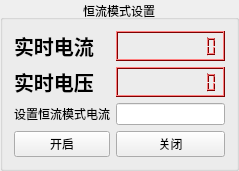
     <widget class="QGroupBox" name="groupBox_2">
      <property name="sizePolicy">
       <sizepolicy hsizetype="Expanding" vsizetype="Expanding">
        <horstretch>0</horstretch>
        <verstretch>0</verstretch>
       </sizepolicy>
      </property>
      <property name="title">
       <string>恒流模式设置</string>
      </property>
      <property name="alignment">
       <set>Qt::AlignCenter</set>
      </property>
      <layout class="QGridLayout" name="gridLayout_2">
       <item row="0" column="0">
        <widget class="QLabel" name="label_4">
         <property name="font">
          <font>
           <pointsize>15</pointsize>
           <weight>75</weight>
           <bold>true</bold>
          </font>
         </property>
         <property name="text">
          <string>实时电流</string>
         </property>
        </widget>
       </item>
       <item row="0" column="1">
        <widget class="QLCDNumber" name="lcdNumber_2">
         <property name="palette">
          <palette>
           <active>
            <colorrole role="WindowText">
             <brush brushstyle="SolidPattern">
              <color alpha="255">
               <red>0</red>
               <green>0</green>
               <blue>0</blue>
              </color>
             </brush>
            </colorrole>
            <colorrole role="Button">
             <brush brushstyle="SolidPattern">
              <color alpha="255">
               <red>255</red>
               <green>0</green>
               <blue>0</blue>
              </color>
             </brush>
            </colorrole>
            <colorrole role="Light">
             <brush brushstyle="SolidPattern">
              <color alpha="255">
               <red>255</red>
               <green>127</green>
               <blue>127</blue>
              </color>
             </brush>
            </colorrole>
            <colorrole role="Midlight">
             <brush brushstyle="SolidPattern">
              <color alpha="255">
               <red>255</red>
               <green>63</green>
               <blue>63</blue>
              </color>
             </brush>
            </colorrole>
            <colorrole role="Dark">
             <brush brushstyle="SolidPattern">
              <color alpha="255">
               <red>127</red>
               <green>0</green>
               <blue>0</blue>
              </color>
             </brush>
            </colorrole>
            <colorrole role="Mid">
             <brush brushstyle="SolidPattern">
              <color alpha="255">
               <red>170</red>
               <green>0</green>
               <blue>0</blue>
              </color>
             </brush>
            </colorrole>
            <colorrole role="Text">
             <brush brushstyle="SolidPattern">
              <color alpha="255">
               <red>0</red>
               <green>0</green>
               <blue>0</blue>
              </color>
             </brush>
            </colorrole>
            <colorrole role="BrightText">
             <brush brushstyle="SolidPattern">
              <color alpha="255">
               <red>255</red>
               <green>255</green>
               <blue>255</blue>
              </color>
             </brush>
            </colorrole>
            <colorrole role="ButtonText">
             <brush brushstyle="SolidPattern">
              <color alpha="255">
               <red>0</red>
               <green>0</green>
               <blue>0</blue>
              </color>
             </brush>
            </colorrole>
            <colorrole role="Base">
             <brush brushstyle="SolidPattern">
              <color alpha="255">
               <red>255</red>
               <green>255</green>
               <blue>255</blue>
              </color>
             </brush>
            </colorrole>
            <colorrole role="Window">
             <brush brushstyle="SolidPattern">
              <color alpha="255">
               <red>255</red>
               <green>0</green>
               <blue>0</blue>
              </color>
             </brush>
            </colorrole>
            <colorrole role="Shadow">
             <brush brushstyle="SolidPattern">
              <color alpha="255">
               <red>0</red>
               <green>0</green>
               <blue>0</blue>
              </color>
             </brush>
            </colorrole>
            <colorrole role="AlternateBase">
             <brush brushstyle="SolidPattern">
              <color alpha="255">
               <red>255</red>
               <green>127</green>
               <blue>127</blue>
              </color>
             </brush>
            </colorrole>
            <colorrole role="ToolTipBase">
             <brush brushstyle="SolidPattern">
              <color alpha="255">
               <red>255</red>
               <green>255</green>
               <blue>220</blue>
              </color>
             </brush>
            </colorrole>
            <colorrole role="ToolTipText">
             <brush brushstyle="SolidPattern">
              <color alpha="255">
               <red>0</red>
               <green>0</green>
               <blue>0</blue>
              </color>
             </brush>
            </colorrole>
           </active>
           <inactive>
            <colorrole role="WindowText">
             <brush brushstyle="SolidPattern">
              <color alpha="255">
               <red>0</red>
               <green>0</green>
               <blue>0</blue>
              </color>
             </brush>
            </colorrole>
            <colorrole role="Button">
             <brush brushstyle="SolidPattern">
              <color alpha="255">
               <red>255</red>
               <green>0</green>
               <blue>0</blue>
              </color>
             </brush>
            </colorrole>
            <colorrole role="Light">
             <brush brushstyle="SolidPattern">
              <color alpha="255">
               <red>255</red>
               <green>127</green>
               <blue>127</blue>
              </color>
             </brush>
            </colorrole>
            <colorrole role="Midlight">
             <brush brushstyle="SolidPattern">
              <color alpha="255">
               <red>255</red>
               <green>63</green>
               <blue>63</blue>
              </color>
             </brush>
            </colorrole>
            <colorrole role="Dark">
             <brush brushstyle="SolidPattern">
              <color alpha="255">
               <red>127</red>
               <green>0</green>
               <blue>0</blue>
              </color>
             </brush>
            </colorrole>
            <colorrole role="Mid">
             <brush brushstyle="SolidPattern">
              <color alpha="255">
               <red>170</red>
               <green>0</green>
               <blue>0</blue>
              </color>
             </brush>
            </colorrole>
            <colorrole role="Text">
             <brush brushstyle="SolidPattern">
              <color alpha="255">
               <red>0</red>
               <green>0</green>
               <blue>0</blue>
              </color>
             </brush>
            </colorrole>
            <colorrole role="BrightText">
             <brush brushstyle="SolidPattern">
              <color alpha="255">
               <red>255</red>
               <green>255</green>
               <blue>255</blue>
              </color>
             </brush>
            </colorrole>
            <colorrole role="ButtonText">
             <brush brushstyle="SolidPattern">
              <color alpha="255">
               <red>0</red>
               <green>0</green>
               <blue>0</blue>
              </color>
             </brush>
            </colorrole>
            <colorrole role="Base">
             <brush brushstyle="SolidPattern">
              <color alpha="255">
               <red>255</red>
               <green>255</green>
               <blue>255</blue>
              </color>
             </brush>
            </colorrole>
            <colorrole role="Window">
             <brush brushstyle="SolidPattern">
              <color alpha="255">
               <red>255</red>
               <green>0</green>
               <blue>0</blue>
              </color>
             </brush>
            </colorrole>
            <colorrole role="Shadow">
             <brush brushstyle="SolidPattern">
              <color alpha="255">
               <red>0</red>
               <green>0</green>
               <blue>0</blue>
              </color>
             </brush>
            </colorrole>
            <colorrole role="AlternateBase">
             <brush brushstyle="SolidPattern">
              <color alpha="255">
               <red>255</red>
               <green>127</green>
               <blue>127</blue>
              </color>
             </brush>
            </colorrole>
            <colorrole role="ToolTipBase">
             <brush brushstyle="SolidPattern">
              <color alpha="255">
               <red>255</red>
               <green>255</green>
               <blue>220</blue>
              </color>
             </brush>
            </colorrole>
            <colorrole role="ToolTipText">
             <brush brushstyle="SolidPattern">
              <color alpha="255">
               <red>0</red>
               <green>0</green>
               <blue>0</blue>
              </color>
             </brush>
            </colorrole>
           </inactive>
           <disabled>
            <colorrole role="WindowText">
             <brush brushstyle="SolidPattern">
              <color alpha="255">
               <red>127</red>
               <green>0</green>
               <blue>0</blue>
              </color>
             </brush>
            </colorrole>
            <colorrole role="Button">
             <brush brushstyle="SolidPattern">
              <color alpha="255">
               <red>255</red>
               <green>0</green>
               <blue>0</blue>
              </color>
             </brush>
            </colorrole>
            <colorrole role="Light">
             <brush brushstyle="SolidPattern">
              <color alpha="255">
               <red>255</red>
               <green>127</green>
               <blue>127</blue>
              </color>
             </brush>
            </colorrole>
            <colorrole role="Midlight">
             <brush brushstyle="SolidPattern">
              <color alpha="255">
               <red>255</red>
               <green>63</green>
               <blue>63</blue>
              </color>
             </brush>
            </colorrole>
            <colorrole role="Dark">
             <brush brushstyle="SolidPattern">
              <color alpha="255">
               <red>127</red>
               <green>0</green>
               <blue>0</blue>
              </color>
             </brush>
            </colorrole>
            <colorrole role="Mid">
             <brush brushstyle="SolidPattern">
              <color alpha="255">
               <red>170</red>
               <green>0</green>
               <blue>0</blue>
              </color>
             </brush>
            </colorrole>
            <colorrole role="Text">
             <brush brushstyle="SolidPattern">
              <color alpha="255">
               <red>127</red>
               <green>0</green>
               <blue>0</blue>
              </color>
             </brush>
            </colorrole>
            <colorrole role="BrightText">
             <brush brushstyle="SolidPattern">
              <color alpha="255">
               <red>255</red>
               <green>255</green>
               <blue>255</blue>
              </color>
             </brush>
            </colorrole>
            <colorrole role="ButtonText">
             <brush brushstyle="SolidPattern">
              <color alpha="255">
               <red>127</red>
               <green>0</green>
               <blue>0</blue>
              </color>
             </brush>
            </colorrole>
            <colorrole role="Base">
             <brush brushstyle="SolidPattern">
              <color alpha="255">
               <red>255</red>
               <green>0</green>
               <blue>0</blue>
              </color>
             </brush>
            </colorrole>
            <colorrole role="Window">
             <brush brushstyle="SolidPattern">
              <color alpha="255">
               <red>255</red>
               <green>0</green>
               <blue>0</blue>
              </color>
             </brush>
            </colorrole>
            <colorrole role="Shadow">
             <brush brushstyle="SolidPattern">
              <color alpha="255">
               <red>0</red>
               <green>0</green>
               <blue>0</blue>
              </color>
             </brush>
            </colorrole>
            <colorrole role="AlternateBase">
             <brush brushstyle="SolidPattern">
              <color alpha="255">
               <red>255</red>
               <green>0</green>
               <blue>0</blue>
              </color>
             </brush>
            </colorrole>
            <colorrole role="ToolTipBase">
             <brush brushstyle="SolidPattern">
              <color alpha="255">
               <red>255</red>
               <green>255</green>
               <blue>220</blue>
              </color>
             </brush>
            </colorrole>
            <colorrole role="ToolTipText">
             <brush brushstyle="SolidPattern">
              <color alpha="255">
               <red>0</red>
               <green>0</green>
               <blue>0</blue>
              </color>
             </brush>
            </colorrole>
           </disabled>
          </palette>
         </property>
         <property name="smallDecimalPoint">
          <bool>false</bool>
         </property>
         <property name="digitCount">
          <number>10</number>
         </property>
        </widget>
       </item>
       <item row="1" column="0">
        <widget class="QLabel" name="label_5">
         <property name="font">
          <font>
           <pointsize>15</pointsize>
           <weight>75</weight>
           <bold>true</bold>
          </font>
         </property>
         <property name="text">
          <string>实时电压</string>
         </property>
        </widget>
       </item>
       <item row="1" column="1">
        <widget class="QLCDNumber" name="lcdNumber_3">
         <property name="palette">
          <palette>
           <active>
            <colorrole role="WindowText">
             <brush brushstyle="SolidPattern">
              <color alpha="255">
               <red>0</red>
               <green>0</green>
               <blue>0</blue>
              </color>
             </brush>
            </colorrole>
            <colorrole role="Button">
             <brush brushstyle="SolidPattern">
              <color alpha="255">
               <red>255</red>
               <green>0</green>
               <blue>0</blue>
              </color>
             </brush>
            </colorrole>
            <colorrole role="Light">
             <brush brushstyle="SolidPattern">
              <color alpha="255">
               <red>255</red>
               <green>127</green>
               <blue>127</blue>
              </color>
             </brush>
            </colorrole>
            <colorrole role="Midlight">
             <brush brushstyle="SolidPattern">
              <color alpha="255">
               <red>255</red>
               <green>63</green>
               <blue>63</blue>
              </color>
             </brush>
            </colorrole>
            <colorrole role="Dark">
             <brush brushstyle="SolidPattern">
              <color alpha="255">
               <red>127</red>
               <green>0</green>
               <blue>0</blue>
              </color>
             </brush>
            </colorrole>
            <colorrole role="Mid">
             <brush brushstyle="SolidPattern">
              <color alpha="255">
               <red>170</red>
               <green>0</green>
               <blue>0</blue>
              </color>
             </brush>
            </colorrole>
            <colorrole role="Text">
             <brush brushstyle="SolidPattern">
              <color alpha="255">
               <red>0</red>
               <green>0</green>
               <blue>0</blue>
              </color>
             </brush>
            </colorrole>
            <colorrole role="BrightText">
             <brush brushstyle="SolidPattern">
              <color alpha="255">
               <red>255</red>
               <green>255</green>
               <blue>255</blue>
              </color>
             </brush>
            </colorrole>
            <colorrole role="ButtonText">
             <brush brushstyle="SolidPattern">
              <color alpha="255">
               <red>0</red>
               <green>0</green>
               <blue>0</blue>
              </color>
             </brush>
            </colorrole>
            <colorrole role="Base">
             <brush brushstyle="SolidPattern">
              <color alpha="255">
               <red>255</red>
               <green>255</green>
               <blue>255</blue>
              </color>
             </brush>
            </colorrole>
            <colorrole role="Window">
             <brush brushstyle="SolidPattern">
              <color alpha="255">
               <red>255</red>
               <green>0</green>
               <blue>0</blue>
              </color>
             </brush>
            </colorrole>
            <colorrole role="Shadow">
             <brush brushstyle="SolidPattern">
              <color alpha="255">
               <red>0</red>
               <green>0</green>
               <blue>0</blue>
              </color>
             </brush>
            </colorrole>
            <colorrole role="AlternateBase">
             <brush brushstyle="SolidPattern">
              <color alpha="255">
               <red>255</red>
               <green>127</green>
               <blue>127</blue>
              </color>
             </brush>
            </colorrole>
            <colorrole role="ToolTipBase">
             <brush brushstyle="SolidPattern">
              <color alpha="255">
               <red>255</red>
               <green>255</green>
               <blue>220</blue>
              </color>
             </brush>
            </colorrole>
            <colorrole role="ToolTipText">
             <brush brushstyle="SolidPattern">
              <color alpha="255">
               <red>0</red>
               <green>0</green>
               <blue>0</blue>
              </color>
             </brush>
            </colorrole>
           </active>
           <inactive>
            <colorrole role="WindowText">
             <brush brushstyle="SolidPattern">
              <color alpha="255">
               <red>0</red>
               <green>0</green>
               <blue>0</blue>
              </color>
             </brush>
            </colorrole>
            <colorrole role="Button">
             <brush brushstyle="SolidPattern">
              <color alpha="255">
               <red>255</red>
               <green>0</green>
               <blue>0</blue>
              </color>
             </brush>
            </colorrole>
            <colorrole role="Light">
             <brush brushstyle="SolidPattern">
              <color alpha="255">
               <red>255</red>
               <green>127</green>
               <blue>127</blue>
              </color>
             </brush>
            </colorrole>
            <colorrole role="Midlight">
             <brush brushstyle="SolidPattern">
              <color alpha="255">
               <red>255</red>
               <green>63</green>
               <blue>63</blue>
              </color>
             </brush>
            </colorrole>
            <colorrole role="Dark">
             <brush brushstyle="SolidPattern">
              <color alpha="255">
               <red>127</red>
               <green>0</green>
               <blue>0</blue>
              </color>
             </brush>
            </colorrole>
            <colorrole role="Mid">
             <brush brushstyle="SolidPattern">
              <color alpha="255">
               <red>170</red>
               <green>0</green>
               <blue>0</blue>
              </color>
             </brush>
            </colorrole>
            <colorrole role="Text">
             <brush brushstyle="SolidPattern">
              <color alpha="255">
               <red>0</red>
               <green>0</green>
               <blue>0</blue>
              </color>
             </brush>
            </colorrole>
            <colorrole role="BrightText">
             <brush brushstyle="SolidPattern">
              <color alpha="255">
               <red>255</red>
               <green>255</green>
               <blue>255</blue>
              </color>
             </brush>
            </colorrole>
            <colorrole role="ButtonText">
             <brush brushstyle="SolidPattern">
              <color alpha="255">
               <red>0</red>
               <green>0</green>
               <blue>0</blue>
              </color>
             </brush>
            </colorrole>
            <colorrole role="Base">
             <brush brushstyle="SolidPattern">
              <color alpha="255">
               <red>255</red>
               <green>255</green>
               <blue>255</blue>
              </color>
             </brush>
            </colorrole>
            <colorrole role="Window">
             <brush brushstyle="SolidPattern">
              <color alpha="255">
               <red>255</red>
               <green>0</green>
               <blue>0</blue>
              </color>
             </brush>
            </colorrole>
            <colorrole role="Shadow">
             <brush brushstyle="SolidPattern">
              <color alpha="255">
               <red>0</red>
               <green>0</green>
               <blue>0</blue>
              </color>
             </brush>
            </colorrole>
            <colorrole role="AlternateBase">
             <brush brushstyle="SolidPattern">
              <color alpha="255">
               <red>255</red>
               <green>127</green>
               <blue>127</blue>
              </color>
             </brush>
            </colorrole>
            <colorrole role="ToolTipBase">
             <brush brushstyle="SolidPattern">
              <color alpha="255">
               <red>255</red>
               <green>255</green>
               <blue>220</blue>
              </color>
             </brush>
            </colorrole>
            <colorrole role="ToolTipText">
             <brush brushstyle="SolidPattern">
              <color alpha="255">
               <red>0</red>
               <green>0</green>
               <blue>0</blue>
              </color>
             </brush>
            </colorrole>
           </inactive>
           <disabled>
            <colorrole role="WindowText">
             <brush brushstyle="SolidPattern">
              <color alpha="255">
               <red>127</red>
               <green>0</green>
               <blue>0</blue>
              </color>
             </brush>
            </colorrole>
            <colorrole role="Button">
             <brush brushstyle="SolidPattern">
              <color alpha="255">
               <red>255</red>
               <green>0</green>
               <blue>0</blue>
              </color>
             </brush>
            </colorrole>
            <colorrole role="Light">
             <brush brushstyle="SolidPattern">
              <color alpha="255">
               <red>255</red>
               <green>127</green>
               <blue>127</blue>
              </color>
             </brush>
            </colorrole>
            <colorrole role="Midlight">
             <brush brushstyle="SolidPattern">
              <color alpha="255">
               <red>255</red>
               <green>63</green>
               <blue>63</blue>
              </color>
             </brush>
            </colorrole>
            <colorrole role="Dark">
             <brush brushstyle="SolidPattern">
              <color alpha="255">
               <red>127</red>
               <green>0</green>
               <blue>0</blue>
              </color>
             </brush>
            </colorrole>
            <colorrole role="Mid">
             <brush brushstyle="SolidPattern">
              <color alpha="255">
               <red>170</red>
               <green>0</green>
               <blue>0</blue>
              </color>
             </brush>
            </colorrole>
            <colorrole role="Text">
             <brush brushstyle="SolidPattern">
              <color alpha="255">
               <red>127</red>
               <green>0</green>
               <blue>0</blue>
              </color>
             </brush>
            </colorrole>
            <colorrole role="BrightText">
             <brush brushstyle="SolidPattern">
              <color alpha="255">
               <red>255</red>
               <green>255</green>
               <blue>255</blue>
              </color>
             </brush>
            </colorrole>
            <colorrole role="ButtonText">
             <brush brushstyle="SolidPattern">
              <color alpha="255">
               <red>127</red>
               <green>0</green>
               <blue>0</blue>
              </color>
             </brush>
            </colorrole>
            <colorrole role="Base">
             <brush brushstyle="SolidPattern">
              <color alpha="255">
               <red>255</red>
               <green>0</green>
               <blue>0</blue>
              </color>
             </brush>
            </colorrole>
            <colorrole role="Window">
             <brush brushstyle="SolidPattern">
              <color alpha="255">
               <red>255</red>
               <green>0</green>
               <blue>0</blue>
              </color>
             </brush>
            </colorrole>
            <colorrole role="Shadow">
             <brush brushstyle="SolidPattern">
              <color alpha="255">
               <red>0</red>
               <green>0</green>
               <blue>0</blue>
              </color>
             </brush>
            </colorrole>
            <colorrole role="AlternateBase">
             <brush brushstyle="SolidPattern">
              <color alpha="255">
               <red>255</red>
               <green>0</green>
               <blue>0</blue>
              </color>
             </brush>
            </colorrole>
            <colorrole role="ToolTipBase">
             <brush brushstyle="SolidPattern">
              <color alpha="255">
               <red>255</red>
               <green>255</green>
               <blue>220</blue>
              </color>
             </brush>
            </colorrole>
            <colorrole role="ToolTipText">
             <brush brushstyle="SolidPattern">
              <color alpha="255">
               <red>0</red>
               <green>0</green>
               <blue>0</blue>
              </color>
             </brush>
            </colorrole>
           </disabled>
          </palette>
         </property>
         <property name="digitCount">
          <number>10</number>
         </property>
        </widget>
       </item>
       <item row="3" column="0">
        <widget class="QPushButton" name="pushButton_3">
         <property name="text">
          <string>开启</string>
         </property>
         <property name="autoDefault">
          <bool>false</bool>
         </property>
         <property name="default">
          <bool>false</bool>
         </property>
         <property name="flat">
          <bool>false</bool>
         </property>
        </widget>
       </item>
       <item row="3" column="1">
        <widget class="QPushButton" name="pushButton_4">
         <property name="text">
          <string>关闭</string>
         </property>
        </widget>
       </item>
       <item row="2" column="0">
        <widget class="QLabel" name="label_6">
         <property name="text">
          <string>设置恒流模式电流</string>
         </property>
        </widget>
       </item>
       <item row="2" column="1">
        <widget class="QLineEdit" name="lineEdit_3"/>
       </item>
      </layout>
     </widget>
